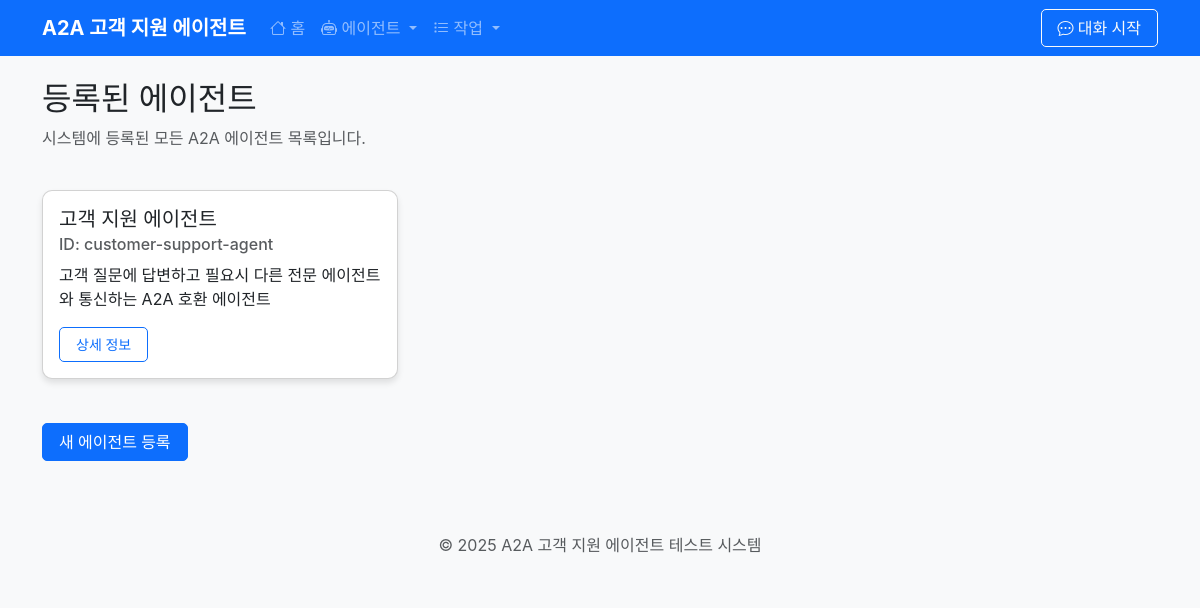
The app's page /agents with its own data.
### tables this page shows
CREATE TABLE agents (
            id TEXT PRIMARY KEY,
            name TEXT NOT NULL,
            description TEXT,
            version TEXT,
            base_url TEXT NOT NULL,
            auth_required INTEGER DEFAULT 0,
            created_at TIMESTAMP DEFAULT CURRENT_TIMESTAMP
        );

### api/web_routes.py (the view)
@web_router.get("/agents", response_class=HTMLResponse)
async def list_agents(request: Request):
    agents = db.get_all_agents()
    return templates.TemplateResponse(
        "agents.html",
        {
            "request": request,
            "agents": agents
        }
    )

### templates/agents.html (shortened to what this page needs)
{% extends "base.html" %}
{% block content %}
<div class="row mb-4">
    <div class="col-lg-12">
        <h2>등록된 에이전트</h2>
        <p class="text-muted">시스템에 등록된 모든 A2A 에이전트 목록입니다.</p>
    </div>
</div>
<div class="row">
    {% if agents %}
        {% for agent in agents %}
            <div class="col-lg-4 col-md-6">
                <div class="card agent-card">
                    <div class="card-body">
                        <h5 class="card-title">{{ agent.name }}</h5>
                        <h6 class="card-subtitle mb-2 text-muted">ID: {{ agent.id }}</h6>
                        <p class="card-text">{{ agent.description }}</p>
                        <a href="/agents/{{ agent.id }}" class="btn btn-outline-primary btn-sm">상세 정보</a>
                    </div>
                </div>
            </div>
        {% endfor %}
    {% else %}
        <div class="col-12">
            <div class="alert alert-info">
                등록된 에이전트가 없습니다. 에이전트 등록을 위해 아래 버튼을 클릭하세요.
            </div>
        </div>
    {% endif %}
</div>
<div class="row mt-4">
    <div class="col-12">
        <a href="/agents/register" class="btn btn-primary">새 에이전트 등록</a>
    </div>
</div>
{% endblock %}

### static/css/main.css (style rules this page uses)
.btn { border-radius: 5px; padding: 0.375rem 1rem; font-weight: 500; transition: all 0.2s; }
.btn-primary { background-color: #0d6efd; border-color: #0d6efd; }
.btn-outline-primary { color: #0d6efd; border-color: #0d6efd; }

### templates/base.html (style rules this page uses)
body { font-family: 'Pretendard', -apple-system, BlinkMacSystemFont, system-ui, Roboto, 'Helvetica Neue', sans-serif; background-color: #f8f9fa; }
.agent-card { border-radius: 10px; box-shadow: 0 4px 6px rgba(0, 0, 0, 0.1); margin-bottom: 20px; transition: transform 0.3s ease; background-color: white; }

### records on screen
agents: name "고객 지원 에이전트", id "customer-support-agent", description "고객 질문에 답변하고 필요시 다른 전문 에이전트와 통신하는 A2A 호환 에이전트"
